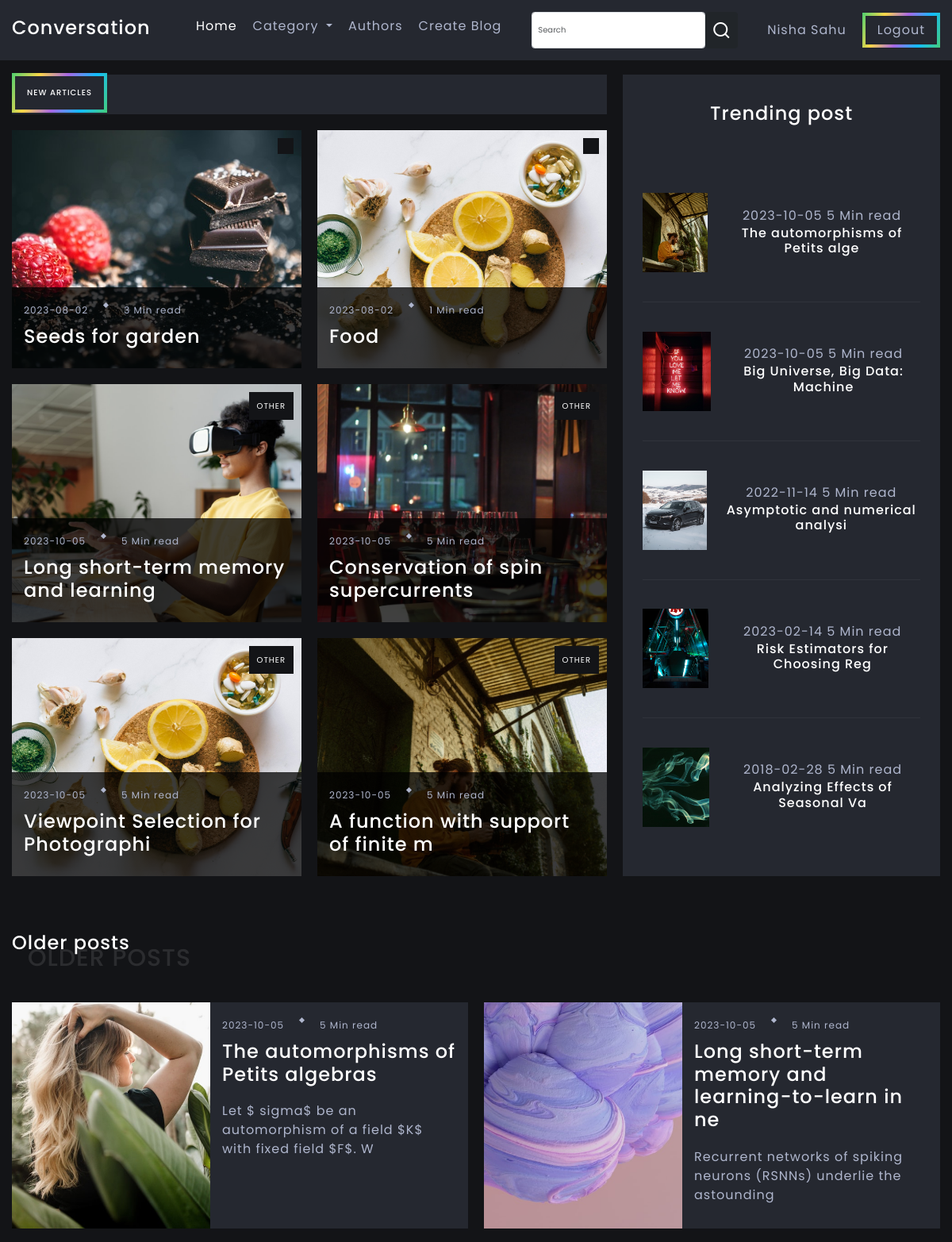
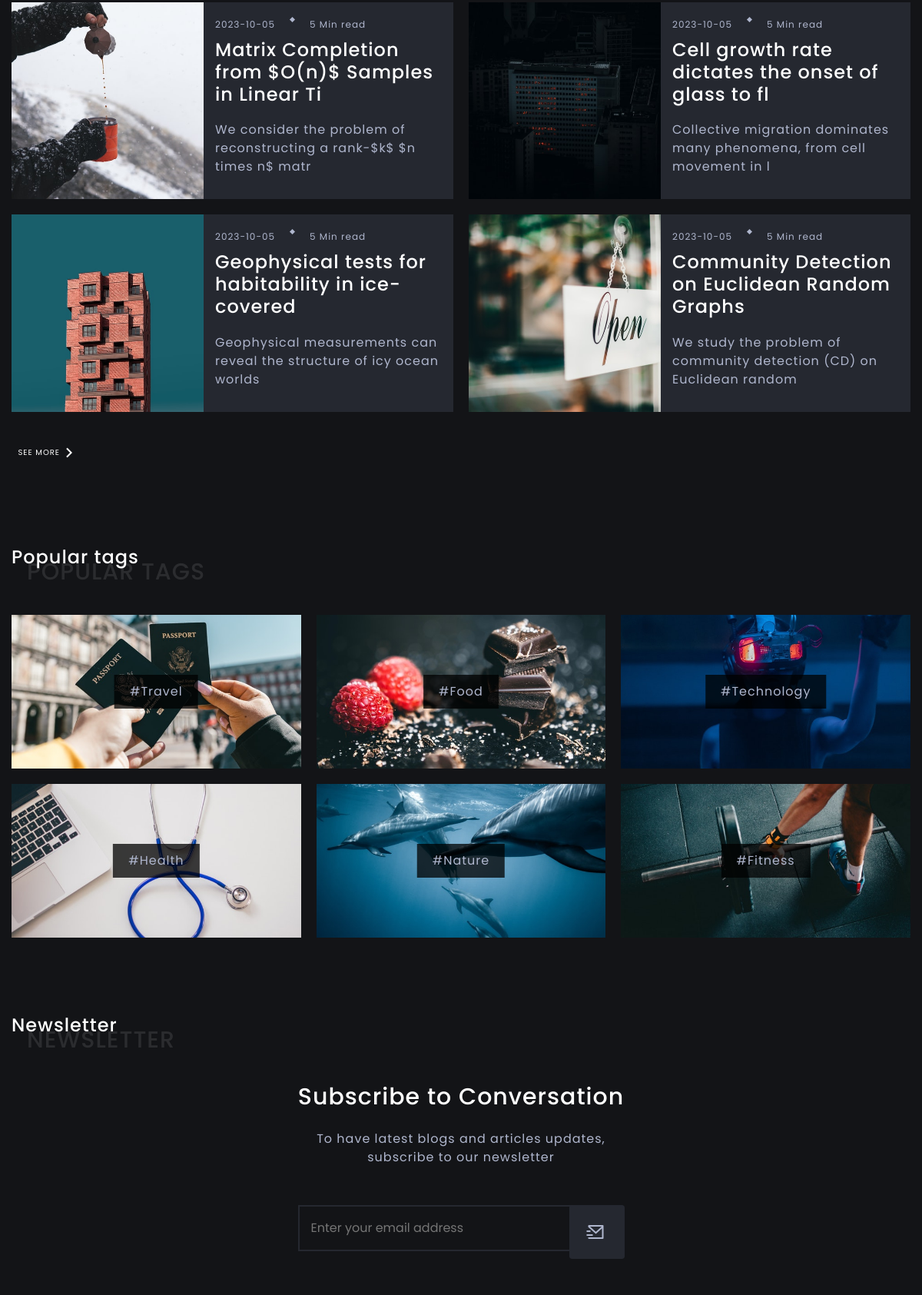
The app's page / (signed in, upper part) with its own data (2 pictures, top to bottom).
### tables this page shows
CREATE TABLE `blog_details` (
  `b_id` int(50) NOT NULL,
  `b_title` text NOT NULL,
  `b_min_read` int(11) NOT NULL,
  `b_description` text NOT NULL,
  `b_date` datetime NOT NULL DEFAULT current_timestamp(),
  `b_category` int(11) NOT NULL,
  `category_tag` varchar(50) NOT NULL,
  `b_user_id` int(7) NOT NULL
);

CREATE TABLE `category` (
  `category_id` int(11) NOT NULL,
  `cat_name` varchar(50) NOT NULL
);

### include/feature_article.php (the view, shortened to what this page needs)
<section class="featured-articles section section-header-offset">
    <div class="featured-articles-container container d-grid">
        <div class="featured-content d-grid">
            <div class="headline-banner">
                <h3 class="headline fancy-border">
                    <span class="place-items-center">New Articles</span>
                </h3>
            </div>
            <?php
            $sql = "SELECT * FROM `blog_details` ORDER BY b_id desc LIMIT 6";
            $result = mysqli_query($conn, $sql);
            while ($row = mysqli_fetch_assoc($result)) {
                $id = $row['b_id'];
                $b_header = $row['b_title'];
                $b_title = substr($b_header, 0, 35);
                $category = $row['category_tag'];
                $min = $row['b_min_read'];
                $datetime = $row['b_date'];
                $date = date('Y-m-d', strtotime($datetime));
                echo '
                    <a href="post.php?blogid=' . $id . '" class="article featured-article featured-article">
                        <img src="assets/images/featured/' . $id . '.jpg" alt="image" class="article-image">
                        <span class="article-category">' . $category . '</span>
                        <div class="article-data-container">
                            <div class="article-data">
                                <span>' . $date . '</span>
                                <span class="article-data-spacer"></span>
                                <span>' . $min . ' Min read</span>
                            </div>
                            <h3 class="title article-title">' . $b_title . '</h3>
                        </div>
                    </a>';
            }
            ?>
        </div>
        <div class="sidebar d-grid">
            <h3 class="title featured-content-title">Trending post</h3>
            <?php
            $sql = "SELECT * FROM `blog_details` LIMIT 5 ";
            $result = mysqli_query($conn, $sql);
            while ($row = mysqli_fetch_assoc($result)) {
                $id = $row['b_id'];
                $b_header = $row['b_title'];
                $b_title = substr($b_header, 0, 32);
                $min = $row['b_min_read'];
                $datetime = $row['b_date'];
                $date = date('Y-m-d', strtotime($datetime));
                echo '
                <a href="post.php?blogid=' . $id . '" class="trending-post-box">
                <div class="trending-post-img-box">
                    <img src="./assets/images/quick_read/' . $id . '.jpg" alt="" class="article-image">
                </div>
                <div class="trending-post-data">
                <div article-data>
                <span>' . $date . '</span>
                <span class="article-data-spacer"></span>
                <span>' . $min . ' Min read</span>
            </div>
            <h3 class="title article-title">' . $b_title . '</h3>
                </div>
             </a>
               ';
            }
            ?>
        </div>
    </div>
</section>

### include/older_post.php (shortened to what this page needs)
<section class="older-posts section">
    <div class="container">
        <h2 class="title section-title" data-name="Older posts">Older posts</h2>
        <div class="older-posts-grid-wrapper d-grid">
            <?php
                $sql = "SELECT * FROM `blog_details` ORDER BY b_date desc LIMIT 6 ";
                $result = mysqli_query($conn, $sql);
                while ($row = mysqli_fetch_assoc($result)) {
                    $id = $row['b_id'];
                    $b_header = $row['b_title'];
                    $b_title = substr($b_header, 0, 50);
                    $b_text = $row['b_description'];
                    $desc = substr($b_text, 0, 70);
                    $min = $row['b_min_read'];
                    $datetime = $row['b_date'];
                    $date = date('Y-m-d', strtotime($datetime));
                    echo '
            <a href="post.php?blogid=' . $id . '" class="article d-grid">
                <div class="older-posts-article-image-wrapper">
                    <img src="assets/images/older_posts/' . $id . '.jpg" alt="" class="article-image">
                </div>
                <div class="article-data-container">
                    <div class="article-data">
                        <span>' . $date . '</span>
                        <span class="article-data-spacer"></span>
                        <span>' . $min . ' Min read</span>
                    </div>
                    <h3 class="title article-title">' . $b_title . '</h3>
                    <p class="article-description">' . $desc . '</p>
                </div>
            </a>';
                }
            ?>
        </div>
        <div class="see-more-container">
            <a href="#" class="btn see-more-btn place-items-center">See more <i
                    class="ri-arrow-right-s-line"></i></i></a>
        </div>
    </div>
</section>

### include/popularTags.php
<section class="popular-tags section">
    <div class="container">
        <h2 class="title section-title" id="category" data-name="Popular tags">Popular tags</h2>
        <div class="popular-tags-container d-grid">
            <?php
            $sql = "SELECT * FROM `category` LIMIT 6";
            $result = mysqli_query($conn, $sql);
            while ($row = mysqli_fetch_assoc($result)) {
                $id = $row['category_id'];
                $name = $row['cat_name'];
                echo '
        <a href="category.php?catid= ' . $id . '" class="article" id="travel">
            <span class="tag-name">#' . $name . '</span>
            <img src="./assets/images/tags/' . $id . '.jpg" alt="" class="article-image">
        </a>';
            }
            ?>
        </div>
    </div>
</section>

### records on screen
blog_details: b_id (picture), b_date "2023-08-02", b_min_read "3", b_title "Seeds for garden"
blog_details: b_id (picture), b_date "2023-08-02", b_min_read "1", b_title "Food"
blog_details: b_id (picture), category_tag "OTHER", b_date "2023-10-05", b_min_read "5", b_title "Long short-term memory and learning", b_title "Long short-term memory and learning-to-learn in ne", b_description "Recurrent networks of spiking neurons (RSNNs) underlie the astounding"
blog_details: b_id (picture), category_tag "OTHER", b_date "2023-10-05", b_min_read "5", b_title "Conservation of spin supercurrents"
blog_details: b_id (picture), category_tag "OTHER", b_date "2023-10-05", b_min_read "5", b_title "Viewpoint Selection for Photographi"
blog_details: b_id (picture), category_tag "OTHER", b_date "2023-10-05", b_min_read "5", b_title "A function with support of finite m"
blog_details: shows a picture, b_date "2023-10-05", b_min_read "5", b_title "The automorphisms of Petits alge", b_title "The automorphisms of Petits algebras", b_description "Let $ sigma$ be an automorphism of a field $K$ with fixed field $F$. W"
blog_details: shows a picture, b_date "2023-10-05", b_min_read "5", b_title "Big Universe, Big Data: Machine"
blog_details: b_id (picture), b_date "2022-11-14", b_min_read "5", b_title "Asymptotic and numerical analysi"
blog_details: b_id (picture), b_date "2023-02-14", b_min_read "5", b_title "Risk Estimators for Choosing Reg"
blog_details: b_id (picture), b_date "2018-02-28", b_min_read "5", b_title "Analyzing Effects of Seasonal Va"
blog_details: b_id (picture), b_date "2023-10-05", b_min_read "5", b_title "Matrix Completion from $O(n)$ Samples in Linear Ti", b_description "We consider the problem of reconstructing a rank-$k$ $n times n$ matr"
blog_details: b_id (picture), b_date "2023-10-05", b_min_read "5", b_title "Cell growth rate dictates the onset of glass to fl", b_description "Collective migration dominates many phenomena, from cell movement in l"
blog_details: b_id (picture), b_date "2023-10-05", b_min_read "5", b_title "Geophysical tests for habitability in ice-covered", b_description "Geophysical measurements can reveal the structure of icy ocean worlds"
blog_details: b_id (picture), b_date "2023-10-05", b_min_read "5", b_title "Community Detection on Euclidean Random Graphs", b_description "We study the problem of community detection (CD) on Euclidean random"
category: cat_name "Travel", shows a picture
category: cat_name "Food", shows a picture
category: cat_name "Technology", shows a picture
category: cat_name "Health", shows a picture
category: cat_name "Nature", shows a picture
category: cat_name "Fitness", shows a picture

### other values on screen
$_SESSION['username'] "Nisha Sahu"
